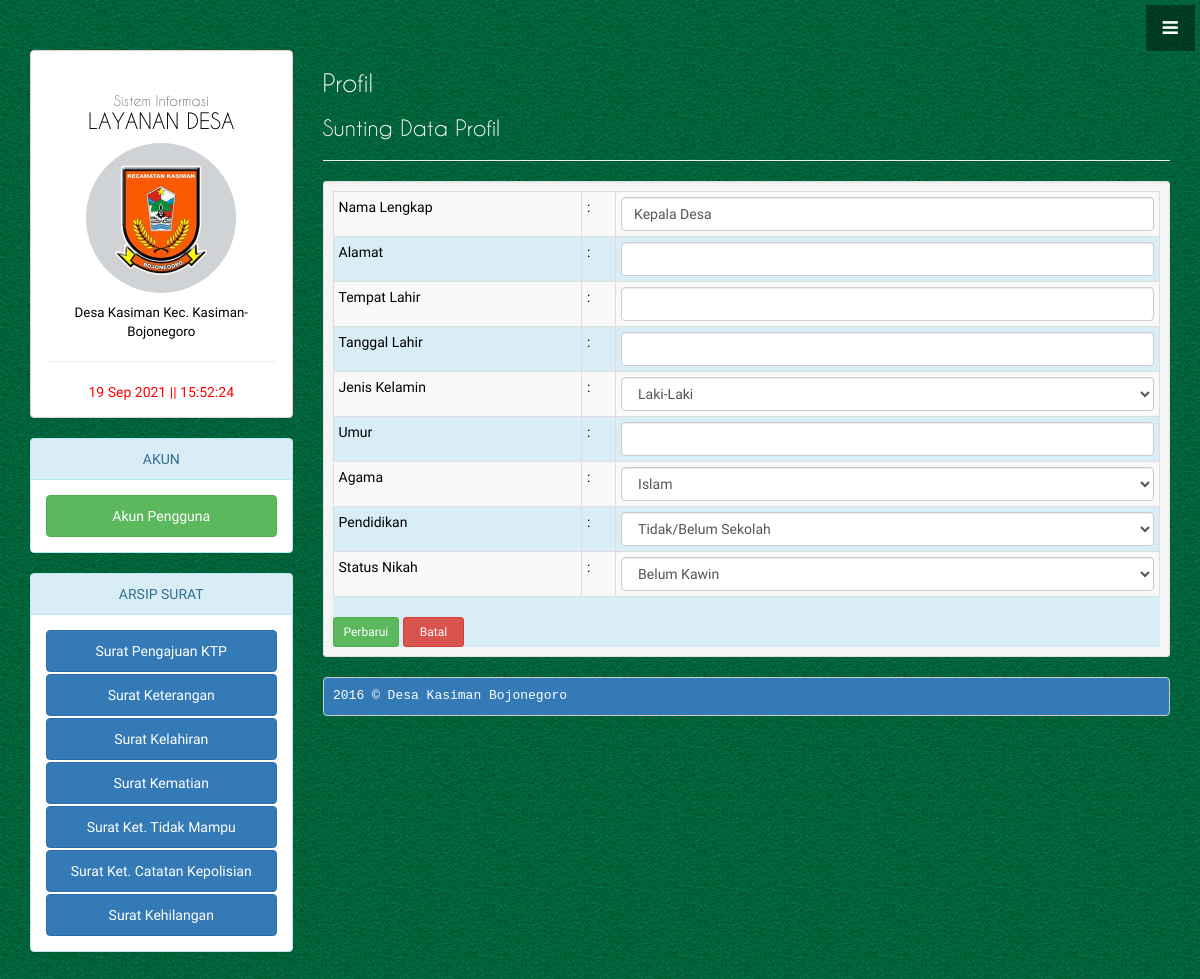
The app's page /kades/index.php?pages=Uprofil&id=4 (signed in), older data.
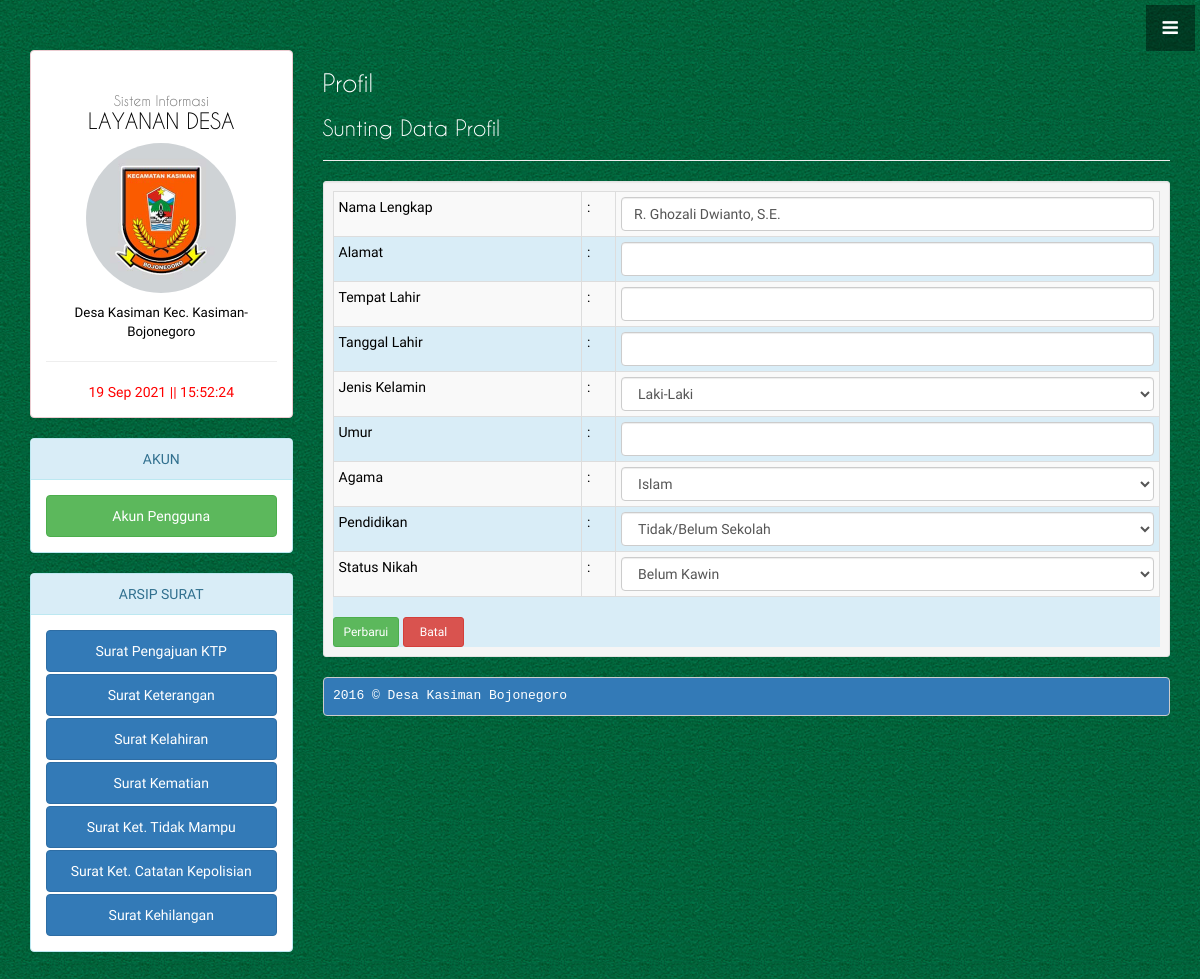
The same page, newer data.
### tables this page shows
CREATE TABLE `user` (
  `userID` int(11) NOT NULL,
  `fullname` varchar(40) NOT NULL,
  `username` varchar(20) NOT NULL,
  `password` varchar(100) NOT NULL,
  `level` varchar(11) NOT NULL,
  `alamat` varchar(255) DEFAULT NULL,
  `tempatLahir` varchar(255) DEFAULT NULL,
  `tglLahir` date DEFAULT NULL,
  `jenKelamin` enum('Laki-Laki','Perempuan') DEFAULT NULL,
  `agama` enum('Islam','Kristen','Katholik','Hindu','Budha','Konghucu') DEFAULT NULL,
  `pendidikan` enum('Tidak/Belum Sekolah','Belum Tamat SD/Sederajat','Tamat SD/Sederajat','SLTP/Sederajat','SLTA/Sederajat','Diploma','Sarjana') DEFAULT NULL,
  `statusNikah` enum('Belum Kawin','Kawin') DEFAULT NULL
);

### kades/U-profil.php (the view, shortened to what this page needs)
<h2 class="custom_font" style="color:#ffffff;"><?php echo $judul;?></h2>
<h3 class="custom_font" style="color:#ffffff;"><?php echo $subjudul;?></h3>
<hr/>
<div class="well well-sm"><?php
$id=$_GET['id'];
$show=mysql_query("SELECT*FROM user WHERE userID='$id'");
if(mysql_num_rows($show) == 0){
	echo '<script>window.history.back()</script>';
}else{
	$data=mysql_fetch_assoc($show);
}?>
<form action="" method="post" class="bg-info">
	<table class="table table-condensed table-bordered table-striped">
		<tr>
			<td>Nama Lengkap</td>
			<td>:</td>
			<td><input class="form-control" type="text" name="fullname" value="<?php echo $data['fullname'];?>" /></td>
		</tr>
		<tr>
			<td>Alamat</td>
			<td>:</td>
			<td><input class="form-control" type="text" name="alamat" value="<?php echo $data['alamat'];?>" /></td>
		</tr>
		<tr>
			<td>Tempat Lahir</td>
			<td>:</td>
			<td><input class="form-control" type="text" name="tempatLahir" value="<?php echo $data['tempatLahir'];?>" /></td>
		</tr>
		<tr>
			<td>Tanggal Lahir</td>
			<td>:</td>
			<td><input class="form-control" type="text" name="tglLahir" value="<?php echo $data['tglLahir'];?>" /></td>
		</tr>
		<tr>
			<td>Jenis Kelamin</td>
			<td>:</td>
			<td>
				<select class="form-control" name="jenKelamin" />
					<option value="Laki-Laki" <?php if($data['jenKelamin'] == 'Laki-Laki'){ echo 'selected'; } ?>>Laki-Laki</option>
			</td>
		</tr>
		<tr>
			<td>Umur</td>
			<td>:</td>
			<td><input class="form-control" type="text" name="umur" value="<?php echo $data['umur'];?>" /></td>
		</tr>
		<tr>
			<td>Agama</td>
			<td>:</td>
			<td>
				<select class="form-control" name="agama" />
					<option value="Islam" <?php if($data['agama'] == 'Islam'){ echo 'selected'; } ?>>Islam</option>
			</td>
		</tr>
		<tr>
			<td>Pendidikan</td>
			<td>:</td>
			<td>
				<select class="form-control" name="pendidikan" />
					<option value="Tidak/Belum Sekolah" <?php if($data['pendidikan'] == 'Tidak/Belum Sekolah'){ echo 'selected'; } ?>>Tidak/Belum Sekolah</option>
			</td>
		</tr>
		<tr>
			<td>Status Nikah</td>
			<td>:</td>
			<td>
				<select class="form-control" name="statusNikah"/>
					<option value="Belum Kawin" <?php if($data['statusNikah'] == 'Belum Kawin'){ echo 'selected'; } ?>>Belum Kawin</option>
			</td>
		</tr>
	</table>
	<input class="btn btn-success btn-sm" type="submit" name="perbarui" value="Perbarui">
	<a class="btn btn-danger btn-sm" href="javascript:history.go(-1)">&nbsp;&nbsp;Batal&nbsp;&nbsp;</a>
</form>
</div>
<?php
include "../inc/footer.php";
?>

Row changes from the older to the newer data that the page shows:
changed user: fullname "Kepala Desa" → "R. Ghozali Dwianto, S.E."
